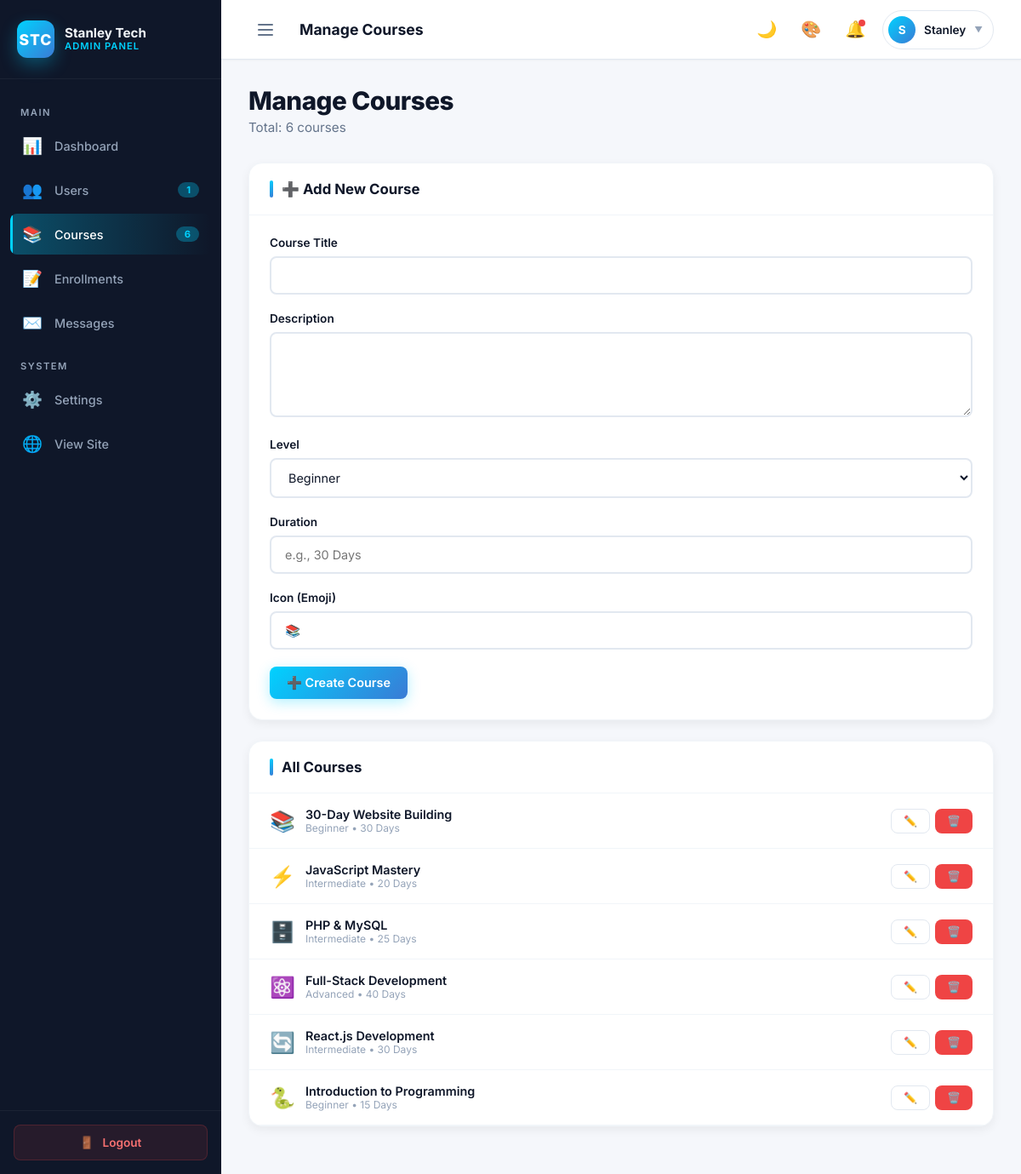
The page /admin/courses.php (signed in) on the database its author committed.
### tables this page shows
CREATE TABLE courses (
    id INT AUTO_INCREMENT PRIMARY KEY,
    title VARCHAR(150) NOT NULL,
    description TEXT NOT NULL,
    level ENUM('Beginner', 'Intermediate', 'Advanced') DEFAULT 'Beginner',
    duration VARCHAR(50) NOT NULL,
    price DECIMAL(10,2) DEFAULT 0.00,
    icon VARCHAR(50) DEFAULT '📚',
    created_at TIMESTAMP DEFAULT CURRENT_TIMESTAMP
);

### admin/courses.php (the view, shortened to what this page needs)
<?php
require_once 'includes/admin-header.php';
$edit_course = null;
$courses = $pdo->query("SELECT * FROM courses ORDER BY id ASC")->fetchAll();
?>
<?php require_once 'includes/admin-sidebar.php'; ?>
<div class="admin-main">
    <div class="page-header-admin">
        <div>
            <h1><?php echo $edit_course ? 'Edit Course' : 'Manage Courses'; ?></h1>
            <p>Total: <?php echo count($courses); ?> courses</p>
        </div>
    </div>
    <div class="content-grid">
        <div class="content-card">
            <div class="card-header">
                <h3 class="card-title"><?php echo $edit_course ? '✏️ Edit Course' : '➕ Add New Course'; ?></h3>
            </div>
            <div class="card-body">
                <form method="POST">
                    <div class="admin-form-group">
                        <label>Course Title</label>
                        <input type="text" name="title" value="<?php echo htmlspecialchars($edit_course['title'] ?? ''); ?>" required>
                    </div>
                    <div class="admin-form-group">
                        <label>Description</label>
                        <textarea name="description" rows="3" required><?php echo htmlspecialchars($edit_course['description'] ?? ''); ?></textarea>
                    </div>
                    <div class="admin-form-group">
                        <label>Level</label>
                        <select name="level" required>
                            <?php foreach (['Beginner', 'Intermediate', 'Advanced'] as $lvl): ?>
                                <option value="<?php echo $lvl; ?>" <?php echo ($edit_course['level'] ?? '') == $lvl ? 'selected' : ''; ?>>
                                    <?php echo $lvl; ?>
                                </option>
                            <?php endforeach; ?>
                        </select>
                    </div>
                    <div class="admin-form-group">
                        <label>Duration</label>
                        <input type="text" name="duration" value="<?php echo htmlspecialchars($edit_course['duration'] ?? ''); ?>" placeholder="e.g., 30 Days" required>
                    </div>
                    <div class="admin-form-group">
                        <label>Icon (Emoji)</label>
                        <input type="text" name="icon" value="<?php echo htmlspecialchars($edit_course['icon'] ?? '📚'); ?>" maxlength="4">
                    </div>
                    <button type="submit" class="btn btn-primary">
                        <?php echo $edit_course ? '💾 Update Course' : '➕ Create Course'; ?>
                    </button>
                </form>
            </div>
        </div>
        <div class="content-card">
            <div class="card-header">
                <h3 class="card-title">All Courses</h3>
            </div>
            <div class="card-body" style="padding:0; max-height:600px; overflow-y:auto;">
                <?php foreach ($courses as $c): ?>
                    <div style="padding:16px 24px; border-bottom:1px solid #f1f5f9; display:flex; justify-content:space-between; align-items:center; gap:12px; transition:all 0.2s ease;"
                         onmouseover="this.style.background='#f8fafc'"
                         onmouseout="this.style.background='transparent'">
                        <div style="display:flex; align-items:center; gap:12px; flex:1; min-width:0;">
                            <span style="font-size:1.5rem;"><?php echo $c['icon']; ?></span>
                            <div style="min-width:0;">
                                <div style="font-weight:600; font-size:0.9rem; white-space:nowrap; overflow:hidden; text-overflow:ellipsis;">
                                    <?php echo htmlspecialchars($c['title']); ?>
                                </div>
                                <div style="color:#94a3b8; font-size:0.75rem;">
                                    <?php echo $c['level']; ?> • <?php echo $c['duration']; ?>
                                </div>
                            </div>
                        </div>
                        <div style="display:flex; gap:6px; flex-shrink:0;">
                            <a href="?edit=<?php echo $c['id']; ?>" class="btn btn-sm btn-secondary">✏️</a>
                            <a href="?delete=<?php echo $c['id']; ?>" class="btn btn-sm btn-danger" data-confirm="Delete this course?">🗑️</a>
                        </div>
                    </div>
                <?php endforeach; ?>
            </div>
        </div>
    </div>
</div>
<?php require_once 'includes/admin-footer.php'; ?>

### assets/admin-style.css (style rules this page uses)
:root { --accent: #00d2ff; --accent-dark: #00b8d4; --accent-secondary: #3a7bd5; --accent-glow: rgba(0, 210, 255, 0.3); --accent-gradient: linear-gradient(135deg, #00d2ff, #3a7bd5); --bg-main: #f5f7fb; --bg-card: #ffffff; --bg-hover: #f8fafc; --bg-input: #ffffff; --sidebar-bg: #0f1729; --sidebar-hover: #1a2332; --sidebar-text: #94a3b8; --sidebar-text-active: #ffffff; --sidebar-border: rgba(255,255,255,0.05); --text-primary: #0f1729; --text-secondary: #64748b; --text-muted: #94a3b8; --border: #e2e8f0; --border-light: #f1f5f9; --success: #10b981; --warning: #f59e0b; --danger: #ef4444; --info: #3b82f6; --shadow-sm: 0 1px 2px rgba(0,0,0,0.04); --shadow-md: 0 4px 12px rgba(0,0,0,0.06); --shadow-lg: 0 10px 30px rgba(0,0,0,0.08); --shadow-xl: 0 20px 50px rgba(0,0,0,0.12); --sidebar-width: 260px; --sidebar-collapsed: 80px; --transition: all 0.3s cubic-bezier(0.4, 0, 0.2, 1); --transition-fast: all 0.15s ease; --radius: 12px; --radius-sm: 8px; --radius-lg: 16px; }
body[data-accent="cyan"] { --accent: #00d2ff; --accent-dark: #00b8d4; --accent-secondary: #3a7bd5; --accent-glow: rgba(0, 210, 255, 0.3); --accent-gradient: linear-gradient(135deg, #00d2ff, #3a7bd5); }
* { margin: 0; padding: 0; box-sizing: border-box; }
.admin-body { font-family: 'Inter', -apple-system, BlinkMacSystemFont, sans-serif; background: var(--bg-main); color: var(--text-primary); min-height: 100vh; -webkit-font-smoothing: antialiased; transition: background 0.3s ease, color 0.3s ease; }
.admin-main { flex: 1; margin-left: var(--sidebar-width); padding: 100px 32px 32px; min-height: 100vh; transition: var(--transition); }
.page-header-admin { display: flex; justify-content: space-between; align-items: center; flex-wrap: wrap; gap: 20px; margin-bottom: 32px; animation: fadeInUp 0.5s ease; }
.page-header-admin h1 { font-size: 1.85rem; font-weight: 800; color: var(--text-primary); margin-bottom: 4px; letter-spacing: -0.5px; }
.page-header-admin p { color: var(--text-secondary); font-size: 0.95rem; }
.btn { display: inline-flex; align-items: center; justify-content: center; gap: 8px; padding: 10px 20px; border-radius: var(--radius-sm); font-size: 0.9rem; font-weight: 600; border: none; cursor: pointer; text-decoration: none; transition: var(--transition); font-family: inherit; white-space: nowrap; }
.btn-primary { background: var(--accent-gradient); color: #fff; box-shadow: 0 4px 15px var(--accent-glow); }
.btn-secondary { background: var(--bg-card); color: var(--text-primary); border: 1px solid var(--border); }
.btn-danger { background: var(--danger); color: #fff; }
.btn-sm { padding: 6px 14px; font-size: 0.8rem; }
.content-card { background: var(--bg-card); border-radius: var(--radius-lg); box-shadow: var(--shadow-md); overflow: hidden; animation: fadeInUp 0.6s ease backwards; border: 1px solid var(--border-light); margin-bottom: 24px; }
.card-header { display: flex; justify-content: space-between; align-items: center; padding: 20px 24px; border-bottom: 1px solid var(--border-light); }
.card-title { font-size: 1.05rem; font-weight: 700; color: var(--text-primary); display: flex; align-items: center; gap: 10px; }
.card-title::before { content: ''; width: 4px; height: 20px; background: var(--accent-gradient); border-radius: 4px; }
.card-body { padding: 24px; }
.admin-form-group { margin-bottom: 20px; }
.admin-form-group label { display: block; font-weight: 600; margin-bottom: 8px; color: var(--text-primary); font-size: 0.85rem; }
.admin-form-group input, .admin-form-group textarea, .admin-form-group select { width: 100%; padding: 12px 16px; border: 2px solid var(--border); border-radius: var(--radius-sm); font-size: 0.9rem; font-family: inherit; color: var(--text-primary); background: var(--bg-input); transition: var(--transition); }
.admin-form-group textarea { resize: vertical; min-height: 100px; }

### rows shown on the page
courses: icon "📚", title "30-Day Website Building", level "Beginner", duration "30 Days"
courses: icon "⚡", title "JavaScript Mastery", level "Intermediate", duration "20 Days"
courses: icon "🗄️", title "PHP & MySQL", level "Intermediate", duration "25 Days"
courses: icon "⚛️", title "Full-Stack Development", level "Advanced", duration "40 Days"
courses: icon "🔄", title "React.js Development", level "Intermediate", duration "30 Days"
courses: icon "🐍", title "Introduction to Programming", level "Beginner", duration "15 Days"

### other values the page prints
$user_count "1"
$course_count "6"
count($courses) "6"
$admin_page_title "Manage Courses"
substr($admin_name, 0, 1) "S"
explode(' ', $admin_name)[0] "Stanley"
form field level "Beginner"
